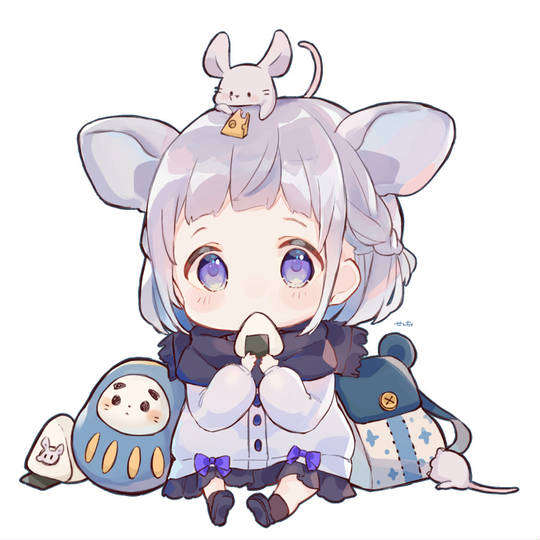
//> input picture LearnOpenCV_01/LearnOpenCV_01/img/kawaii.jpg, 540 x 540 px
$ ./main   (built with g++ and OpenCV 4)
//> lines starting //> are read from the running program, lines starting //| are printed output that depends on the picture; after the words box and inside, x2 and y2 are one past the last pixel; in counts of white or black regions, pixels touching at a corner belong together
### LearnOpenCV_01/LearnOpenCV_01/ref/Salt.h
#pragma once
#include <iostream>
#include <opencv2/opencv.hpp>
#include <random>

void Salt(cv::Mat& image, int n);	// n为噪声点数

### LearnOpenCV_01/LearnOpenCV_01/ref/OnMouse.h
#pragma once

#include <opencv2/opencv.hpp>
#include <iostream>

void onMouse(int event, int x, int y, int flags, void* param);

### LearnOpenCV_01/LearnOpenCV_01/ref/Salt.cpp
#include "Salt.h"

void Salt(cv::Mat& image, int n)
{
	// 随机数生成器
	std::default_random_engine generater;
	std::uniform_int_distribution<int>randomRow(0, image.rows - 1);
	std::uniform_int_distribution<int>randomCol(0, image.cols - 1);

	int x, y;
	for (int i = 0; i < n; i++)
	{
		x = randomRow(generater);
		y = randomCol(generater);
		if (image.channels() == 1)
			image.at<uchar>(x, y) = 255;
		else if (image.channels() == 3)
		{
			image.at<cv::Vec3b>(x, y)[0] = 255;
			image.at<cv::Vec3b>(x, y)[1] = 255;
			image.at<cv::Vec3b>(x, y)[2] = 255;
		}
	}
}

### LearnOpenCV_01/LearnOpenCV_01/src/main.cpp
#include <iostream>

#include "../ref/OnMouse.h"
#include "../ref/Salt.h"

#define LOG(x) std::cout << x << '\n'

void MyFilter(int filter_size, cv::Mat& image_input, cv::Mat& image_output);

int main()
{
	cv::Mat image, image_gray, image_output, image_output2;
	image = cv::imread("./img/kawaii.jpg");
//> image is the input picture: 540 rows x 540 cols, CV_8UC3; mean B, G, R 224.1, 218.7, 223.1
	if (image.empty())
	{
		LOG("Load Image Failed!");
		return -1;
	}
	cv::imshow("image", image);

	cv::cvtColor(image, image_gray, cv::COLOR_BGR2GRAY);
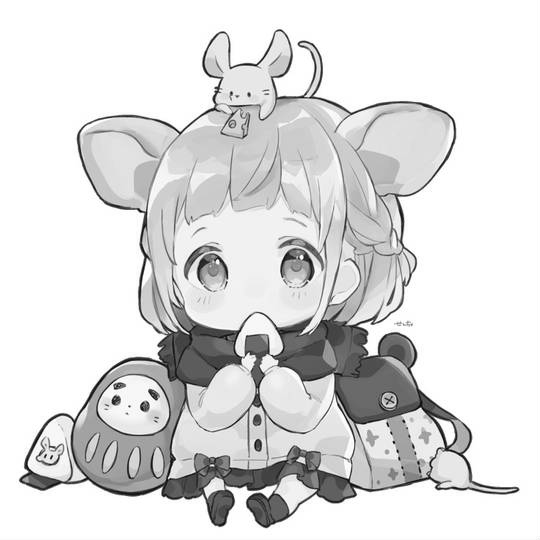
//> image_gray: 540 rows x 540 cols, CV_8UC1; min 4, max 255, mean 220.7
	Salt(image_gray, 1000);
//> after the loop in Salt, `for (int i = 0; i < n; i++)`:
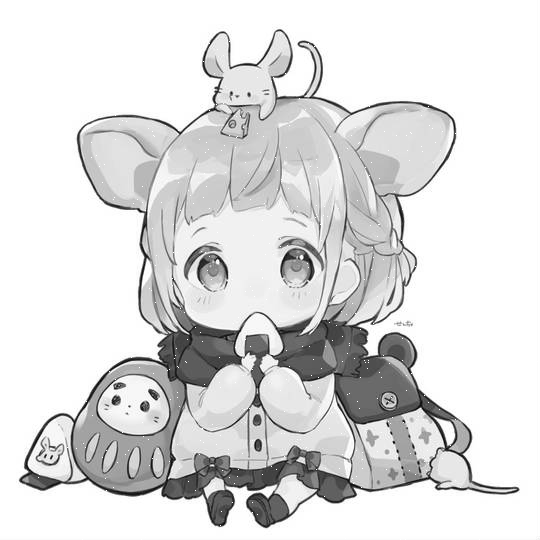
//> image: 540 rows x 540 cols, CV_8UC1; 0.18% of pixels changed, all inside (x1, y1, x2, y2) = (23, 27, 540, 540)
	cv::imshow("image_gray", image_gray);

	// 自己写
	int filter_size = 7;
	MyFilter(filter_size, image_gray, image_output);

	// OpenCV
	cv::blur(image_gray, image_output2, cv::Size(7, 7));

	cv::imshow("image_output", image_output);
	cv::imshow("image_output2", image_output2);

	cv::waitKey(0);

	return 0;
}

// 实现盒式滤波器
void MyFilter(int filter_size, cv::Mat& image_input, cv::Mat& image_output)
{
//> called with filter_size = 7
	image_output = image_input.clone();

	int k = (filter_size - 1) / 2;
	for (int i = k; i < (image_input.rows - k); i++)
	{
		for (int j = k; j < (image_input.cols - k); j++)
		{
			int sum = 0;
			for (int m = -k; m < k + 1; m++)
			{
				for (int n = -k; n < k + 1; n++)
				{
					sum = sum + image_input.at<uchar>(i + m, j + n);
				}
			}
			image_output.at<uchar>(i, j) = round(sum / (filter_size * filter_size));
		}
	}
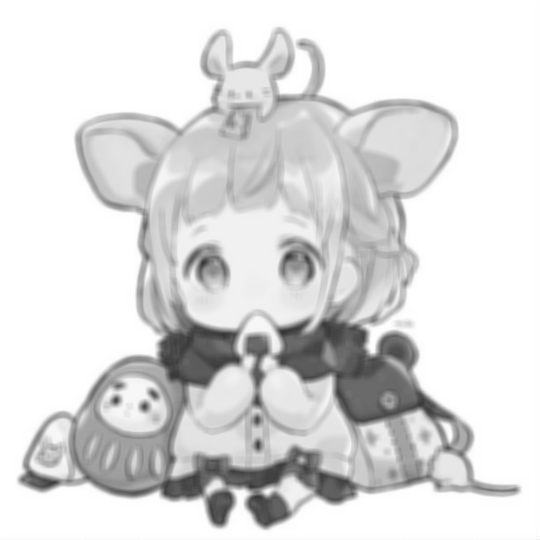
//> image_output: 540 rows x 540 cols, CV_8UC1; min 53, max 255, mean 220.5
}
